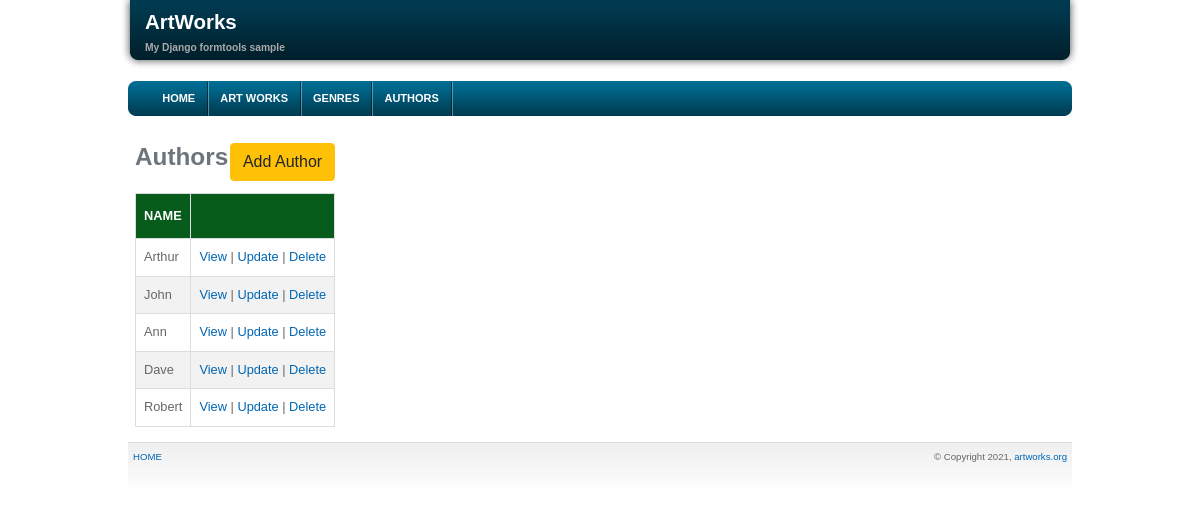
/authors, run on an earlier commit of the app's database.
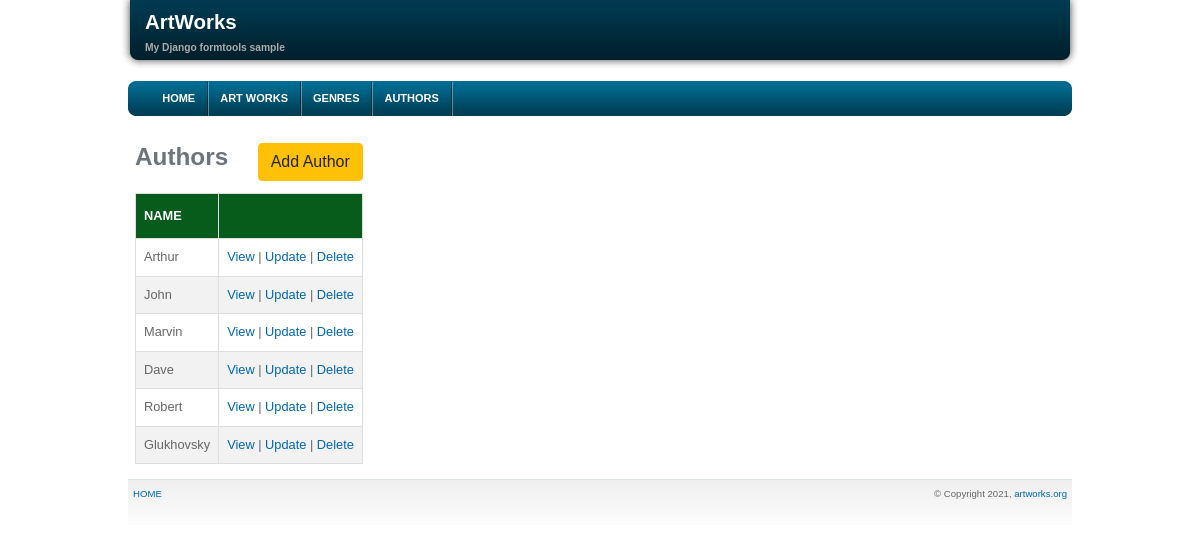
And on a later commit of the database.
### artworks/models.py (models this page shows, shortened)
class Author(models.Model):
    name = models.CharField(max_length=100)
    def get_absolute_url(self):
        return reverse('author-detail-view', args=[str(self.id)])

### artworks/views.py (the view)
# urls.py: path('authors', AuthorListView.as_view(), name='authors'),
class AuthorListView(ListView):
    model = Author

### artworks/templates/artworks/author_list.html (shortened to what this page needs)
{% extends 'base.html' %}
{% block content %}
	<table class="styled_table">
		<caption>
			<div class="d-flex justify-content-between">
				<h1>Authors</h1>
				<a href="{% url 'author-create' %}" class="btn btn-warning">Add Author</a>
			</div>
		</caption>
		<thead>
			<tr>
				<th>NAME</th>
				<th></th>
			</tr>
		</thead>
		<tbody>
			{% if author_list %}
					{% for author in author_list %}
					<tr>
						<td>
							{{ author.name }}
						</td>
						<td>
							<a href="{{ author.get_absolute_url }}">View</a> |
							<a href="{% url 'author-update' pk=author.pk %}">Update</a> |
							<a href="{% url 'author-delete' pk=author.pk %}">Delete</a>
						</td>
					</tr>
					{% endfor %}
			{% else %}
				<p>There are no authors.</p>
			{% endif %}
		</tbody>
	</table>
{% endblock %}

What changed in the data, as far as the page shows it:
removed Author: name "Ann"
added Author: name "Marvin"
added Author: name "Glukhovsky"
